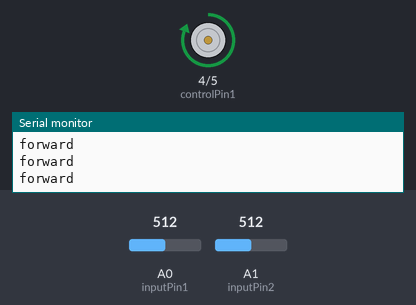
The sketch below on a simulated Arduino Uno, built with avr-gcc and run on an emulated ATmega328P. Parts: motor-driver pin pairs drawn as motors (green arrow = first pin HIGH = forward, orange = second pin HIGH = backward, longer = more drive, scaled by the enable pin), the last lines printed to the serial monitor. The inputs (shaded band) are chosen by the test bench; at power-on: A0 (inputPin1) = 512, A1 (inputPin2) = 512.

Above: at 1.2 s.
1.3 s: A0 (inputPin1) set to 428
4.3 s: A0 (inputPin1) set to 397
At 5.1 s:
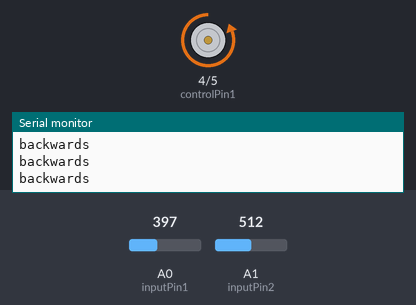
Timing chart, 0 to 7.3 s (numbered marks = the images above; inputs shaded):
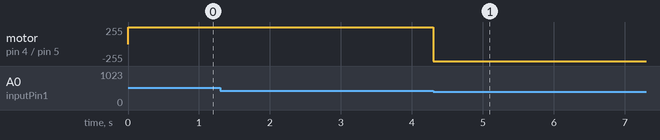

Measured:
- the behaviour switches between 411 and 410 on A0 (inputPin1) (found by bisection; images 0 and 1)
- after the input at 4.3 s, motor on pin 4 (controlPin1) / pin 5 (controlPin2): forward 255/255 → backward 255/255 at once

The sketch:

Arduino_ESP_Motor.ino
```cpp
const int controlPin1 = 4;        //Output to H-bridge. Drives motor.
const int controlPin2 = 5;

const int bridgeEnable = 6;       //H-Bridge Enable

int motorSpeed = 6;               //Initialize motor speed at about 2.5 percent speed

const int inputPin1 = A0;         //Initialize input pins coming from ESP8266 to Arduino Analog pins
const int inputPin2 = A1;         //Utilize Analog pins because ESP8266 only provides 3.3V. Might be too low for digital input.

void setup() {

  pinMode(inputPin1, INPUT);                        //Initialize input pins from ESP8266 as inputs to the Arduino
  pinMode(inputPin2, INPUT);

  pinMode(controlPin1, OUTPUT);                     //Initialize motor control, H-Bridge pins as outputs
  pinMode(controlPin2, OUTPUT);
  pinMode(bridgeEnable, OUTPUT);

  digitalWrite(bridgeEnable, LOW);                  //Initialize motor control and H-Bridge pins Low
  digitalWrite(controlPin1, LOW);
  digitalWrite(controlPin2, LOW);

  Serial.begin(9600);

}

void motor_forward() {                      //Function to move our motor forward

  digitalWrite(bridgeEnable, HIGH);         //H bridge enable on
  digitalWrite(controlPin1, HIGH);          //Pin1 high, Pin2 low. Motor will spin forward
  digitalWrite(controlPin2, LOW);

}

void motor_backwards() {                    //Function to move our motor forward

  digitalWrite(bridgeEnable, HIGH);         //H bridge enable on
  digitalWrite(controlPin1, LOW);           //Pin1 low, Pin2 high. Motor will spin backwards
  digitalWrite(controlPin2, HIGH);

}

void motor_stop() {                         //Function to move our motor forward

  digitalWrite(bridgeEnable, HIGH);         //H bridge enable on
  digitalWrite(controlPin1, LOW);           //Pin1 low, Pin2 low. Motor will stop spinning
  digitalWrite(controlPin2, LOW);

}

void loop() {

  if (analogRead(inputPin1) > 410) {        //If analog read of inputPin1 > 2V --> ((410/1023 = .4)*5V)
    motor_forward();                        //Run motor_forward() function
    Serial.println("forward");
  }

  else if (analogRead(inputPin2) > 410) {   //If analog read of inputPin2 > 2V
    motor_backwards();                      //Run motor_backwards() function
    Serial.println("backwards");
  }

  else {                                    //If neither inputPins are > 2V
    motor_stop();                           //Run motor_stop() function
  }

}
```
